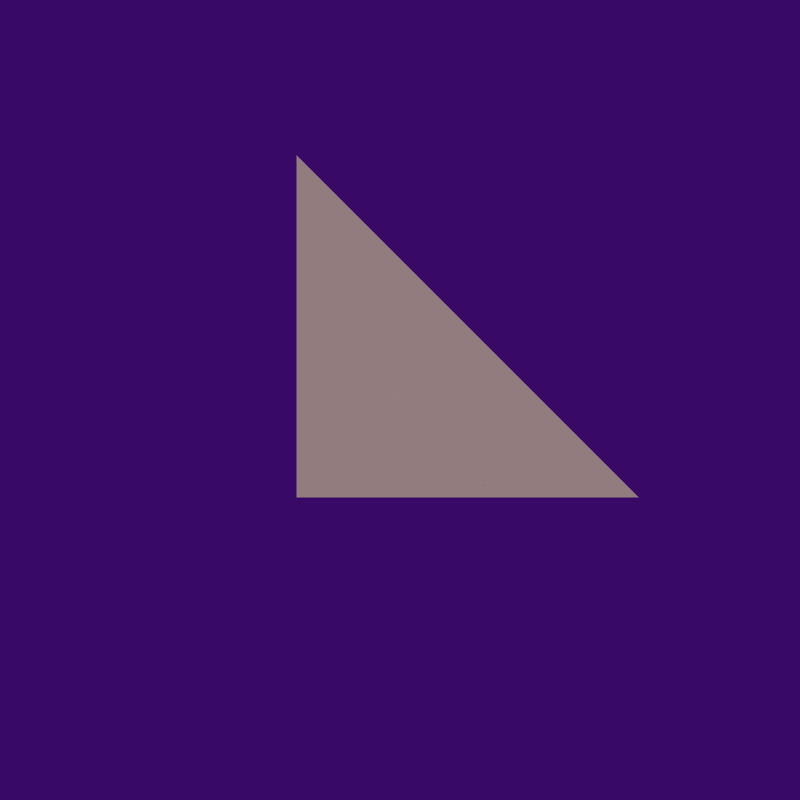
Frame 1 (no input)
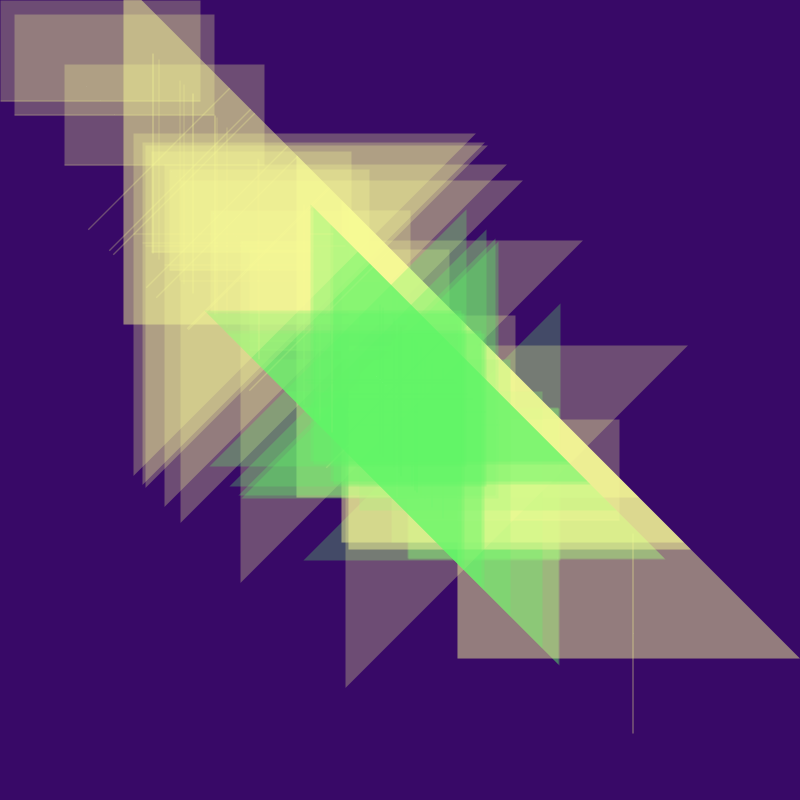
Frame 60 (the mouse pressed at the canvas centre just before this capture)
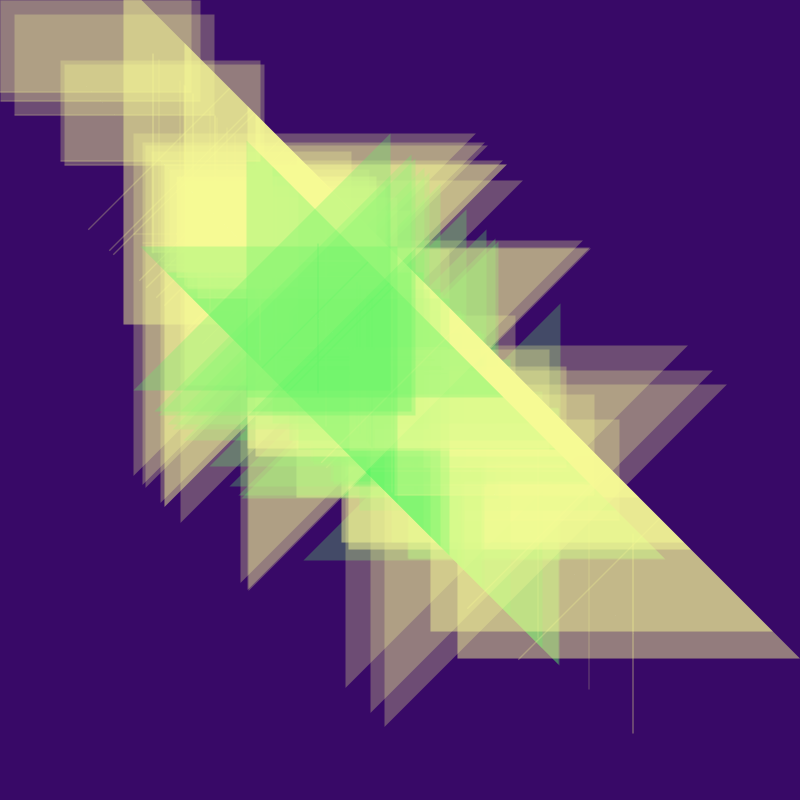
Frame 120 (the mouse held since frame 60 and released just before this capture)

The Processing sketch that drew these frames (run headless with seeded random() and noise(); from frame 60 on, the mouse is pressed at the canvas centre):

// Processing sketch: processing_147184
// ── processing_147184.pde

ArrayList<Branch> greybranches;

float range = 100;
float t = 0;
float x = 0;
float t1 = 1;
float x1 =0;
float y = 0.;
float y1 = 0.;

void setup() {
  size(800,800);
  background(56,9,103);
  greybranches = new ArrayList();
}



void draw() {
  float x = map(noise(t),0.,1.,0, width);
  triangle(x,x+0.1,x+0.3,x+0.5,x+0.2,x+0.4);
   triangle(x,x+0.2,x+0.4,x+0.1,x+0.5,x+0.3);
  stroke(248,250,150,70);
  strokeWeight(200);
  t +=0.005;
  
 float x1 = map(noise(t1),0.,1.,0,width);
triangle(x1,x1+0.1,x1+0.3,x1+0.5,x1+0.2,x1+0.4);
triangle(x1,x1+0.2,x1+0.4,x1+0.3,x1+0.1,x1+0.5);
stroke(96,245,102,70);
strokeWeight(150);
 t1 +=0.2;  
 
 for (int i = 0; i<greybranches.size(); i++){
 Branch greybranch = greybranches.get(i);
greybranch.display();
greybranch.run();
 }
 y = y+0.01; 
 if (mousePressed){
    greybranches.clear();
}
if (greybranches.isEmpty()){
}
}

void keyPressed() {
  if (key == ' ') {
    greybranches.add(new Branch(255, random(800),random(800),random(50)));
  }
}  
class Branch{
  color c;
  float xpos;
  float ypos;
  float xspeed;
   
  Branch(color tempC, float tempXpos, float tempYpos, float tempXspeed){
    c = tempC;
    xpos =tempXpos;
    ypos =tempYpos;
    xspeed = tempXspeed;
  }
 
void display() {
noStroke();
fill(random(180),127,237,50)  ;
ellipse(xpos+xspeed,ypos-xspeed,xspeed,xspeed);
}
   
void run(){
  xpos = xpos+ xspeed;
  if (xpos> width){
    xpos =0;
  }
}
}
